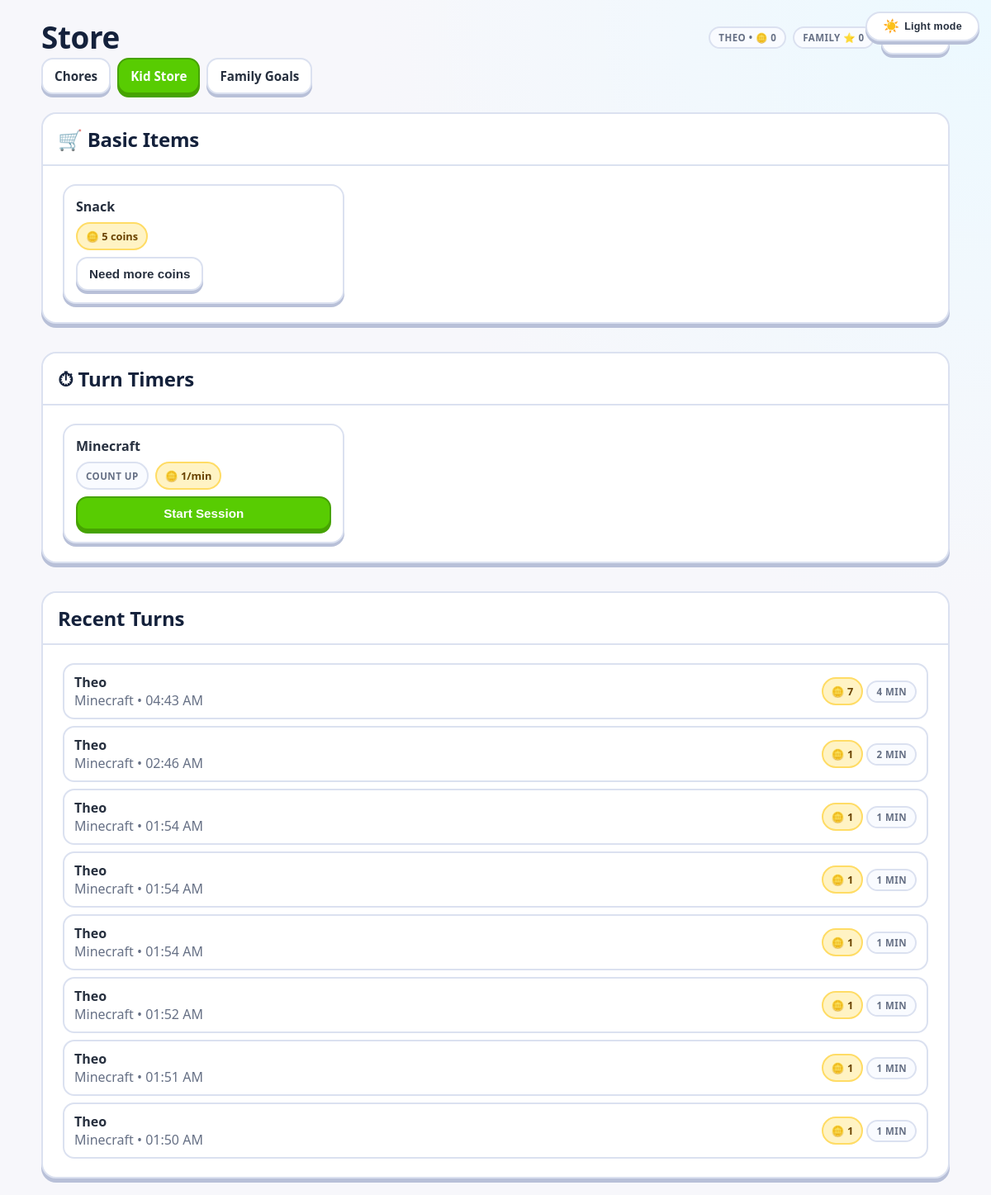
Page /kid/store (signed in) on the earlier database version.
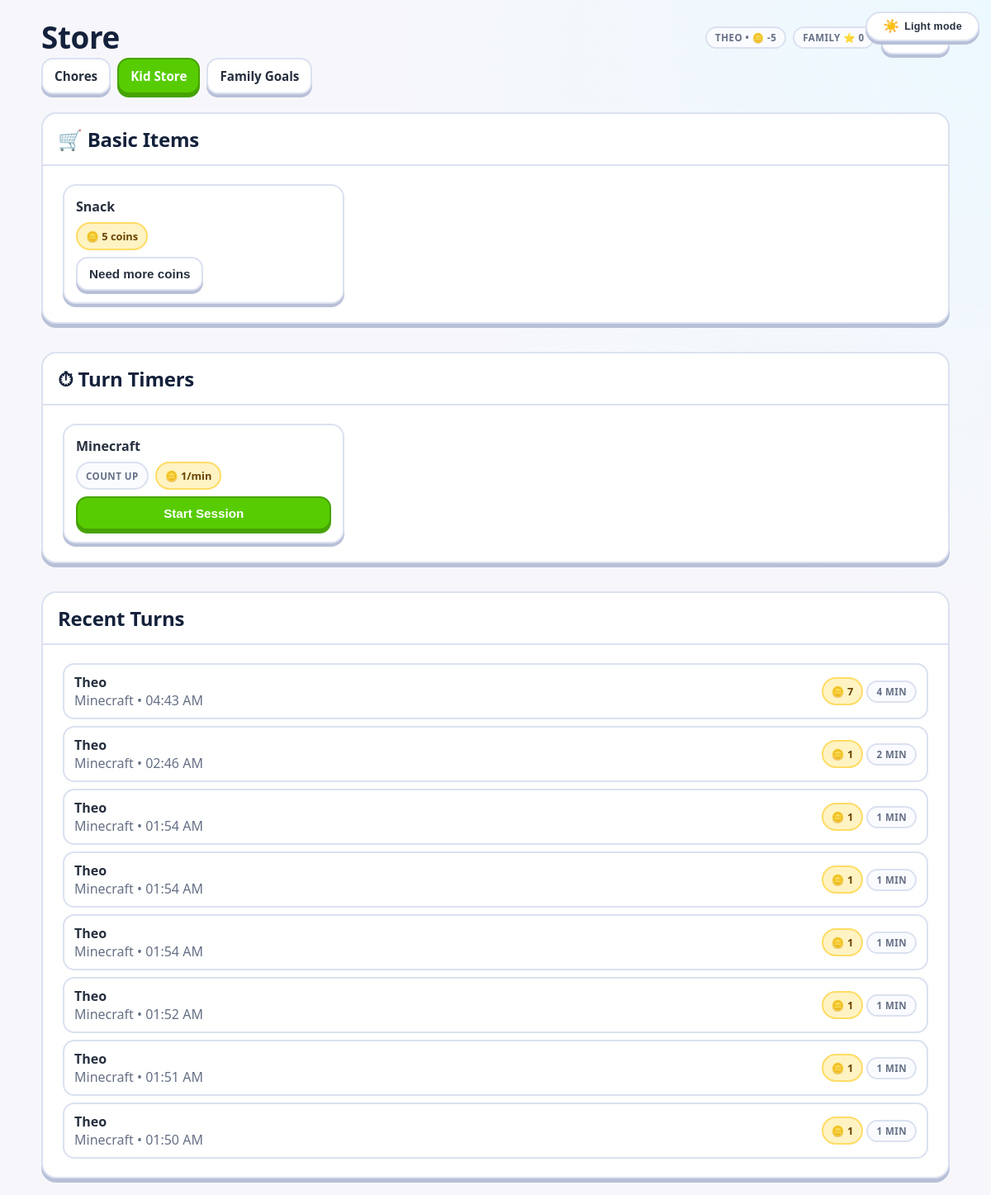
Same page on the later database version.
### src/models/main.py (models this page shows, shortened)
class Kid(db.Model):
	__tablename__ = "kids"
	id = db.Column(db.Integer, primary_key=True)
	family_id = db.Column(db.Integer, db.ForeignKey("families.id"), nullable=False, index=True)
	display_name = db.Column(db.String(120), nullable=False)
	pin_hash = db.Column(db.String(255), nullable=False)
	created_at = db.Column(db.DateTime, default=datetime.utcnow, nullable=False)
	is_active = db.Column(db.Boolean, default=True, nullable=False)
	coin_balance = db.Column(db.Integer, default=0, nullable=False)
	family = db.relationship("Family", back_populates="kids")

class Family(db.Model):
	__tablename__ = "families"
	id = db.Column(db.Integer, primary_key=True)
	name = db.Column(db.String(120), nullable=False)
	family_code_hash = db.Column(db.String(255), nullable=False)
	family_code_hint = db.Column(db.String(16), nullable=False, index=True)
	family_code_plain = db.Column(db.String(16), nullable=True)
	created_at = db.Column(db.DateTime, default=datetime.utcnow, nullable=False)
	is_active = db.Column(db.Boolean, default=True, nullable=False)
	family_points_balance = db.Column(db.Integer, default=0, nullable=False)
	parents = db.relationship("Parent", back_populates="family", cascade="all, delete-orphan")
	kids = db.relationship("Kid", back_populates="family", cascade="all, delete-orphan")
	devices = db.relationship("TrustedDevice", back_populates="family", cascade="all, delete-orphan")

class StoreItem(db.Model):
	__tablename__ = "store_items"
	id = db.Column(db.Integer, primary_key=True)
	family_id = db.Column(db.Integer, db.ForeignKey("families.id"), nullable=False, index=True)
	created_by_parent_id = db.Column(db.Integer, db.ForeignKey("parents.id"), nullable=False, index=True)
	name = db.Column(db.String(120), nullable=False)
	description = db.Column(db.Text)
	item_scope = db.Column(db.String(20), nullable=False, index=True)
	item_type = db.Column(db.String(20), default="basic", nullable=False)
	kid_coin_cost = db.Column(db.Integer, default=0, nullable=False)
	family_point_cost = db.Column(db.Integer, default=0, nullable=False)
	timing_mode = db.Column(db.String(20))  # countdown | stopwatch
	session_duration_minutes = db.Column(db.Integer)  # for countdown
	session_rate_type = db.Column(db.String(20))  # flat | per_minute
	session_flat_cost = db.Column(db.Integer, default=0)
	session_coin_per_minute = db.Column(db.Integer, default=0)
	session_max_participants = db.Column(db.Integer, default=1)
	stock_qty = db.Column(db.Integer, default=-1, nullable=False)
	is_active = db.Column(db.Boolean, default=True, nullable=False)
	created_at = db.Column(db.DateTime, default=datetime.utcnow, nullable=False)
	family = db.relationship("Family", backref=db.backref("store_items", lazy=True, cascade="all, delete-orphan"))
	created_by_parent = db.relationship("Parent", backref=db.backref("store_items", lazy=True))
	sessions = db.relationship("StoreTimedSession", back_populates="store_item", cascade="all, delete-orphan")

class StoreTimedSession(db.Model):
	__tablename__ = "store_timed_sessions"
	id = db.Column(db.Integer, primary_key=True)
	store_item_id = db.Column(db.Integer, db.ForeignKey("store_items.id"), nullable=False, index=True)
	family_id = db.Column(db.Integer, db.ForeignKey("families.id"), nullable=False, index=True)
	started_by_kid_id = db.Column(db.Integer, db.ForeignKey("kids.id"), nullable=False, index=True)
	participant_kid_id = db.Column(db.Integer, db.ForeignKey("kids.id"), nullable=True, index=True)
	status = db.Column(db.String(20), nullable=False, default="active", index=True)
	timing_mode = db.Column(db.String(20), nullable=False)  # countdown | stopwatch
	planned_duration_minutes = db.Column(db.Integer)
	started_at = db.Column(db.DateTime, nullable=False, default=datetime.utcnow)
	ended_at = db.Column(db.DateTime)
	total_coins_charged = db.Column(db.Integer, nullable=False, default=0)
	store_item = db.relationship("StoreItem", back_populates="sessions")
	family = db.relationship("Family", backref=db.backref("store_timed_sessions", lazy=True, cascade="all, delete-orphan"))
	started_by_kid = db.relationship("Kid", foreign_keys=[started_by_kid_id], backref=db.backref("store_timed_sessions_started", lazy=True))
	participant_kid = db.relationship("Kid", foreign_keys=[participant_kid_id], backref=db.backref("store_timed_sessions_joined", lazy=True))
	participants = db.relationship(
		"StoreSessionParticipant",
		back_populates="timed_session",
		cascade="all, delete-orphan",
		order_by="StoreSessionParticipant.joined_at.asc()",
	)
	turns = db.relationship(
		"StoreSessionTurn",
		back_populates="timed_session",
		cascade="all, delete-orphan",
		order_by="StoreSessionTurn.started_at.asc()",
	)
	@property
	def elapsed_seconds(self) -> int:
		end = self.ended_at or datetime.utcnow()
		elapsed = max(0, int((end - self.started_at).total_seconds()))
		if self.timing_mode == "countdown" and self.planned_duration_minutes:
			return min(elapsed, self.planned_duration_minutes * 60)
		return elapsed

### src/controllers/routes.py (the view)
@public_bp.get("/kid/store")
@kid_web_login_required
def kid_store():
	kid, family = _load_kid_and_family()
	if not kid or not family or kid.family_id != family.id:
		session.clear()
		flash("Session expired. Please log in again.", "error")
		return redirect(url_for("public.kid_login"))
	active_tab = request.args.get("tab", "kid")
	if active_tab not in {"kid", "family"}:
		active_tab = "kid"
	kid_items = (
		StoreItem.query.filter_by(family_id=family.id, item_scope="kid", is_active=True)
		.order_by(StoreItem.created_at.desc())
		.all()
	)
	family_items = (
		StoreItem.query.filter_by(family_id=family.id, item_scope="family", is_active=True)
		.order_by(StoreItem.created_at.desc())
		.all()
	)
	family_redemptions = (
		StoreRedemption.query.join(StoreItem, StoreRedemption.store_item_id == StoreItem.id)
		.filter(StoreRedemption.family_id == family.id, StoreItem.item_scope == "family")
		.order_by(StoreRedemption.requested_at.desc())
		.limit(30)
		.all()
	)
	vote_lookup = {
		vote.redemption_id: vote.vote
		for vote in StoreRedemptionVote.query.filter_by(kid_id=kid.id).all()
	}
	vote_summary = _vote_summary_for_redemptions(family_redemptions)
	active_session = _active_store_session_for_kid(kid.id)
	family_kids = Kid.query.filter_by(family_id=family.id, is_active=True).order_by(Kid.display_name.asc()).all()
	active_session_by_item_id = _active_store_sessions_by_item(family.id)
	billing_changed = False
	for timed_session in active_session_by_item_id.values():
		billing_changed = _sync_active_store_session_billing(timed_session) or billing_changed
	if billing_changed:
		db.session.commit()
	active_session_elapsed_seconds = {
		active_session.id: _participant_elapsed_seconds(active_session)
		for active_session in active_session_by_item_id.values()
	}
	active_session_charged_coins = {}
	for active_store_session in active_session_by_item_id.values():
		charged_by_participant = {}
		for turn in active_store_session.turns or []:
			charged_by_participant[turn.participant_id] = charged_by_participant.get(turn.participant_id, 0) + (turn.coins_charged or 0)
		active_session_charged_coins[active_store_session.id] = charged_by_participant
	recent_timed_sessions = (
		StoreTimedSession.query.filter(
			StoreTimedSession.family_id == family.id,
			StoreTimedSession.status.in_(["completed", "cancelled"]),
		)
		.order_by(StoreTimedSession.ended_at.desc())
		.limit(8)
		.all()
	)
	return render_template(
		"private/kids/store/index.html",
		kid=kid,
		family=family,
		family_kids=family_kids,
		kid_items=kid_items,
		family_items=family_items,
		family_redemptions=family_redemptions,
		vote_lookup=vote_lookup,
		vote_summary=vote_summary,
		active_tab=active_tab,
		active_session=active_session,
		active_session_by_item_id=active_session_by_item_id,
		active_session_elapsed_seconds=active_session_elapsed_seconds,
		active_session_charged_coins=active_session_charged_coins,
		recent_timed_sessions=recent_timed_sessions,
	)

### src/templates/private/kids/store/index.html (shortened to what this page needs)
{% extends "bases/private.html" %}
{% block nav %}
<div class="d-flex justify-content-between align-items-center flex-wrap gap-2 mb-3">
	<h1 style="font-size: clamp(1.6rem, 3.4vw, 2.3rem);">Store</h1>
	<div class="d-flex gap-2 align-items-center">
		<span class="pill">{{ kid.display_name }} • 🪙 {{ kid.coin_balance }}</span>
		<span class="pill">Family ⭐ {{ family.family_points_balance }}</span>
		<form method="post" action="{{ url_for('public.kid_logout_web') }}">
			<button type="submit" class="btn">Logout</button>
		</form>
	</div>
</div>
{% endblock %}
{% block content %}
<div class="dashboard-container">
	<div class="d-flex flex-wrap gap-2 mb-3">
		<a href="{{ url_for('public.kid_chores') }}" class="btn">Chores</a>
		<a href="{{ url_for('public.kid_store', tab='kid') }}" class="btn {% if active_tab == 'kid' %}primary{% endif %}">Kid Store</a>
		<a href="{{ url_for('public.kid_store', tab='family') }}" class="btn {% if active_tab == 'family' %}primary{% endif %}">Family Goals</a>
	</div>
	{% if active_tab == 'kid' %}
		<div class="dashboard-grid">
			<div class="dashboard-card">
				<div class="card-header"><h2>🛒 Basic Items</h2></div>
				<div class="card-body">
					{% set basic_items = kid_items | selectattr('item_type', 'equalto', 'basic') | list %}
					{% if basic_items %}
						<div class="row g-3">
							{% for item in basic_items %}
								<div class="col-12 col-md-6 col-lg-4">
									<div class="store-item d-flex flex-column gap-2">
										<strong>{{ item.name }}</strong>
										<span class="coin-badge d-inline-block" style="width:fit-content;">🪙 {{ item.kid_coin_cost }} coins</span>
										<form method="post" action="{{ url_for('public.kid_purchase_store_item', item_id=item.id) }}" class="mt-auto">
											<button type="submit" class="btn {% if item.stock_qty != 0 and kid.coin_balance >= item.kid_coin_cost %}primary{% endif %}" {% if item.stock_qty == 0 or kid.coin_balance < item.kid_coin_cost %}disabled{% endif %}>
												{% if item.stock_qty == 0 %}Out of stock{% elif kid.coin_balance >= item.kid_coin_cost %}Purchase{% else %}Need more coins{% endif %}
											</button>
										</form>
									</div>
								</div>
							{% endfor %}
						</div>
					{% else %}
						<div class="empty-state">No basic items available.</div>
					{% endif %}
				</div>
			</div>
		</div>
		{% set timed_items = kid_items | selectattr('item_type', 'equalto', 'timed_session') | list %}
		{% if timed_items %}
		<div class="dashboard-grid" style="margin-top:12px;">
			<div class="dashboard-card">
				<div class="card-header"><h2>⏱ Turn Timers</h2></div>
				<div class="card-body">
					<div class="row g-3">
						{% for item in timed_items %}
							{%- set active_session_for_item = active_session_by_item_id.get(item.id) -%}
							{%- set current_turn = active_session_for_item.current_turn if active_session_for_item else none -%}
								{%- set current_participant = current_turn.participant if current_turn else none -%}
								{%- set elapsed_lookup = active_session_elapsed_seconds.get(active_session_for_item.id, {}) if active_session_for_item else {} -%}
								{%- set charged_lookup = active_session_charged_coins.get(active_session_for_item.id, {}) if active_session_for_item else {} -%}
									{%- set current_prior_seconds = (elapsed_lookup.get(current_participant.id, 0) - current_turn.live_elapsed_seconds) if current_turn and current_participant else 0 -%}
									{%- set current_charged_coins = charged_lookup.get(current_participant.id, 0) if current_participant else 0 -%}
									{%- set current_paid_seconds = ((current_turn.coins_charged // (item.session_coin_per_minute or 1)) * 60) if current_turn and current_participant and current_participant.charges_coins and item.session_rate_type == 'per_minute' else 0 -%}
									{%- set turn_start_cost = item.session_flat_cost if item.session_rate_type == 'flat' else item.session_coin_per_minute -%}
									{%- set out_of_stock = (item.stock_qty == 0) -%}
							<div class="col-12 col-md-6 col-lg-4">
								<div class="store-item d-flex flex-column gap-2 {% if active_session_for_item %}store-item-active{% endif %}">
									<strong>{{ item.name }}</strong>
									<div class="d-flex flex-wrap gap-2">
										<span class="pill">Count Up</span>
										{% if item.session_rate_type == 'flat' %}
												<span class="coin-badge">🪙 {{ item.session_flat_cost }} flat</span>
										{% else %}
												<span class="coin-badge">🪙 {{ item.session_coin_per_minute }}/min</span>
										{% endif %}
									</div>
									{% if active_session_for_item and current_turn %}
										<div class="turn-timer-panel"
											data-session-panel
											data-session-id="{{ active_session_for_item.id }}"
											data-current-participant-id="{{ current_participant.id if current_participant else '' }}"
											data-started-at="{{ current_turn.started_at.isoformat() }}Z"
												data-prior-seconds="{{ current_prior_seconds }}"
												data-current-charged="{{ current_charged_coins }}"
												data-paid-seconds="{{ current_paid_seconds }}"
												data-rate-type="{{ item.session_rate_type }}"
												data-coins-per-minute="{{ item.session_coin_per_minute or 0 }}"
												data-charges-coins="{{ '1' if current_participant and current_participant.charges_coins else '0' }}">
											<span class="status-badge active">RUNNING</span>
											<div class="turn-player">{{ current_participant.display_name if current_participant else 'No turn' }}</div>
											<div class="turn-time" data-turn-display>00:00</div>
												{% if current_participant and current_participant.charges_coins %}
													<p class="muted text-center m-0">🪙 <strong data-turn-cost>{{ current_charged_coins }}</strong> coins charged</p>
												{% else %}
													<p class="muted text-center m-0">Guest turns are not charged</p>
												{% endif %}
													<div class="turn-switch-grid">
														{% for participant in active_session_for_item.participants %}
															{% set needs_coins = participant.charges_coins and participant.kid.coin_balance < (turn_start_cost or 0) %}
															{% if current_participant and participant.id == current_participant.id %}
																<button type="button" class="btn primary w-100" disabled>{{ participant.display_name }}</button>
														{% elif needs_coins %}
															<button type="button" class="btn w-100" disabled>{{ participant.display_name }} needs coins</button>
														{% else %}
															<form method="post" action="{{ url_for('public.kid_switch_store_session_turn', timed_session_id=active_session_for_item.id) }}" class="m-0">
																<input type="hidden" name="participant_id" value="{{ participant.id }}" />
															<button type="submit" class="btn w-100">{{ participant.display_name }}</button>
														</form>
													{% endif %}
												{% endfor %}
											</div>
											<form method="post" action="{{ url_for('public.kid_end_store_session', timed_session_id=active_session_for_item.id) }}" class="turn-stop-form">
												<button type="submit" class="btn-danger w-100">End Session</button>
											</form>
										</div>
									{% else %}
										<button type="button" class="btn {% if not out_of_stock %}primary{% endif %} w-100 mt-auto" data-open-session-modal="sessionModal-{{ item.id }}" {% if out_of_stock %}disabled{% endif %}>
											{% if out_of_stock %}Out of stock{% else %}Start Session{% endif %}
										</button>
									{% endif %}
								</div>
							</div>
						{% endfor %}
					</div>
				</div>
			</div>
		</div>
		{% if recent_timed_sessions %}
		<div class="dashboard-grid" style="margin-top:12px;">
			<div class="dashboard-card">
				<div class="card-header"><h2>Recent Turns</h2></div>
				<div class="card-body">
					<div class="recent-turn-list">
						{% for s in recent_timed_sessions %}
							<div class="recent-turn-row">
								<div>
									<strong>{{ s.started_by_kid.display_name }}</strong>
									<div class="muted">{{ s.store_item.name }} • {{ s.ended_at.strftime('%I:%M %p') if s.ended_at else 'ended' }}</div>
								</div>
								<div class="text-md-end">
									<span class="coin-badge">🪙 {{ s.total_coins_charged }}</span>
									<span class="pill">{{ (s.elapsed_seconds / 60)|round(0, 'ceil')|int }} min</span>
								</div>
							</div>
						{% endfor %}
					</div>
				</div>
			</div>
		</div>
		{% endif %}
		{% endif %}
	{% endif %}
</div>
{% endblock %}

Differences in the rows shown:
changed Kid "THEO": coin_balance "0" → "-5"
